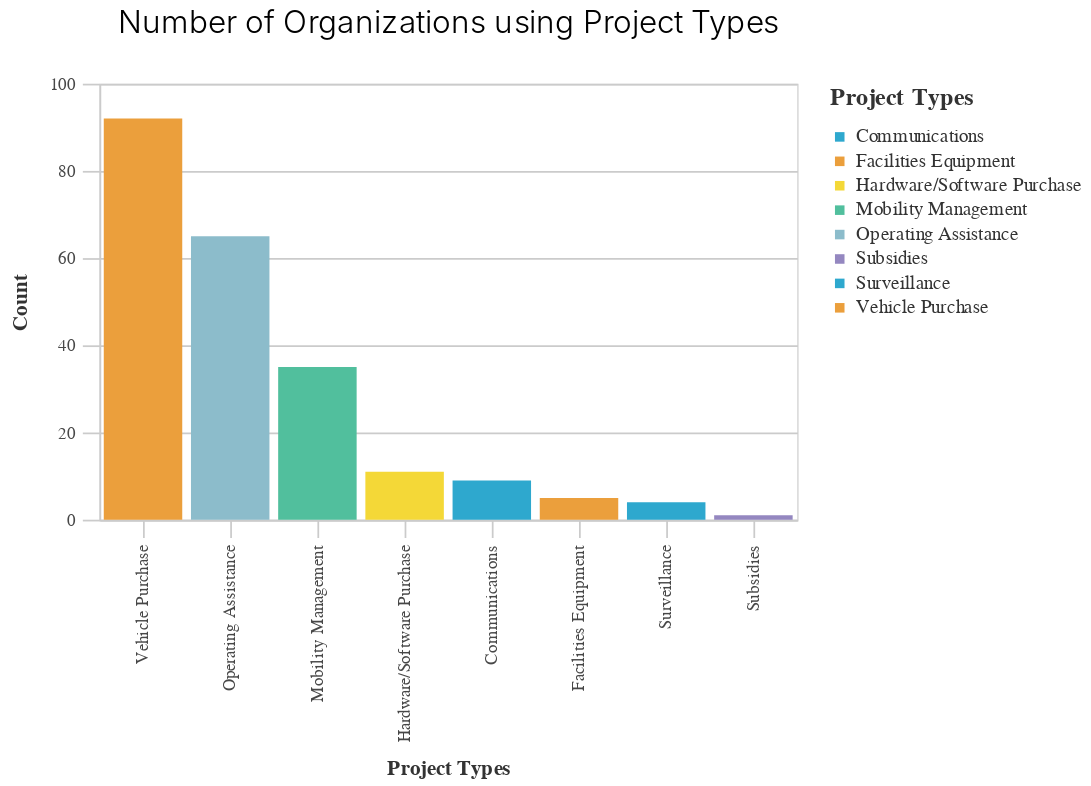

Notebook source saved alongside this figure:
### Code cell
sum_ptype = ((ptype_counts)
               .agg({'Vehicle Purchase':'sum', 'Operating Assistance':'sum',
                      'Mobility Management':'sum','Hardware/Software Purchase':'sum','Communications':'sum',
                     'Facilities Equipment':'sum', 'Surveillance':'sum', 'Subsidies':'sum'}).reset_index())
sum_ptype = sum_ptype.rename(columns = {"index":"Project Types",0:"Count"})
_dla_utils.bar_chart_nosubset((sum_ptype),
    "Project Types",
    "Count",
    "Project Types",
    "Number of Organizations using Project Types"
)

### Figure 1 — Vega-Lite specification as saved in the notebook (floating-point values rounded to 4 significant figures)
{"config": {"view": {"continuousWidth": 400, "continuousHeight": 300}, "axis": {"domainColor": "#cbcbcb", "grid": true, "gridColor": "#cbcbcb", "gridWidth": 1, "labelColor": "#474747", "labelFont": "Nunito Sans", "labelFontSize": 10, "labelPadding": 4, "tickColor": "#cbcbcb", "tickSize": 10, "titleColor": "#333", "titleFont": "Raleway", "titleFontSize": 12, "titlePadding": 10}, "axisBand": {"grid": false}, "background": "white", "font": "Raleway", "header": {"labelFont": "Nunito Sans", "titleFont": "Raleway"}, "legend": {"labelColor": "#333", "labelFont": "Nunito Sans", "labelFontSize": 11, "labelLimit": 0, "padding": 1, "symbolSize": 30, "symbolType": "square", "titleColor": "#333", "titleFont": "Raleway", "titleFontSize": 14, "titlePadding": 10}, "title": {"anchor": "middle", "font": "Raleway", "fontSize": 18, "fontWeight": 300, "offset": 20}}, "data": {"name": "data-2e86ca2ab50e53252d015717e8a08c5c"}, "mark": "bar", "encoding": {"color": {"field": "Project Types", "legend": {"symbolLimit": 10, "title": "Project Types"}, "scale": {"range": ["#2EA8CE", "#EB9F3C", "#F4D837", "#51BF9D", "#8CBCCB", "#9487C0"]}, "type": "nominal"}, "x": {"field": "Project Types", "sort": "-y", "title": "Project Types", "type": "nominal"}, "y": {"field": "Count", "title": "Count", "type": "quantitative"}}, "height": 250, "title": "Number of Organizations using Project Types", "width": 400, "$schema": "https://vega.github.io/schema/vega-lite/v4.17.0.json", "datasets": {"data-2e86ca2ab50e53252d015717e8a08c5c": [{"Project Types": "Vehicle Purchase", "Count": 92}, {"Project Types": "Operating Assistance", "Count": 65}, {"Project Types": "Mobility Management", "Count": 35}, {"Project Types": "Hardware/Software Purchase", "Count": 11}, {"Project Types": "Communications", "Count": 9}, {"Project Types": "Facilities Equipment", "Count": 5}, {"Project Types": "Surveillance", "Count": 4}, {"Project Types": "Subsidies", "Count": 1}]}}
